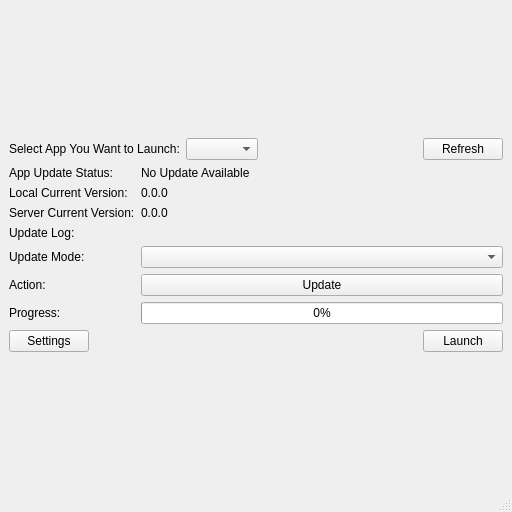
<?xml version="1.0" encoding="UTF-8"?>
<ui version="4.0">
 <class>MainWindow</class>
 <widget class="QMainWindow" name="MainWindow">
  <property name="geometry">
   <rect>
    <x>0</x>
    <y>0</y>
    <width>512</width>
    <height>512</height>
   </rect>
  </property>
  <property name="windowTitle">
   <string>Launcher</string>
  </property>
  <widget class="QWidget" name="centralwidget">
   <layout class="QVBoxLayout" name="verticalLayout_2">
    <item>
     <layout class="QVBoxLayout" name="verticalLayout">
      <item>
       <layout class="QHBoxLayout" name="horizontalLayout_2">
        <item>
         <widget class="QLabel" name="label">
          <property name="text">
           <string>Select App You Want to Launch:</string>
          </property>
         </widget>
        </item>
        <item>
         <widget class="QComboBox" name="AppSelect"/>
        </item>
        <item>
         <spacer name="horizontalSpacer">
          <property name="orientation">
           <enum>Qt::Horizontal</enum>
          </property>
          <property name="sizeHint" stdset="0">
           <size>
            <width>40</width>
            <height>20</height>
           </size>
          </property>
         </spacer>
        </item>
        <item>
         <widget class="QPushButton" name="Refresh">
          <property name="text">
           <string>Refresh</string>
          </property>
         </widget>
        </item>
       </layout>
      </item>
      <item>
       <layout class="QHBoxLayout" name="horizontalLayout">
        <item>
         <layout class="QFormLayout" name="formLayout">
          <item row="0" column="0">
           <widget class="QLabel" name="label_2">
            <property name="text">
             <string>App Update Status:</string>
            </property>
           </widget>
          </item>
          <item row="0" column="1">
           <widget class="QLabel" name="UpdateStatus">
            <property name="text">
             <string>No Update Available</string>
            </property>
           </widget>
          </item>
          <item row="1" column="0">
           <widget class="QLabel" name="label_4">
            <property name="text">
             <string>Local Current Version:</string>
            </property>
           </widget>
          </item>
          <item row="1" column="1">
           <widget class="QLabel" name="LocalCurrentVersion">
            <property name="text">
             <string>0.0.0</string>
            </property>
           </widget>
          </item>
          <item row="2" column="0">
           <widget class="QLabel" name="label_6">
            <property name="text">
             <string>Server Current Version:</string>
            </property>
           </widget>
          </item>
          <item row="2" column="1">
           <widget class="QLabel" name="ServerCurrentVersion">
            <property name="text">
             <string>0.0.0</string>
            </property>
           </widget>
          </item>
          <item row="5" column="0">
           <widget class="QLabel" name="label_9">
            <property name="text">
             <string>Action:</string>
            </property>
           </widget>
          </item>
          <item row="5" column="1">
           <widget class="QPushButton" name="UpdateBtn">
            <property name="text">
             <string>Update</string>
            </property>
           </widget>
          </item>
          <item row="6" column="0">
           <widget class="QLabel" name="label_10">
            <property name="text">
             <string>Progress:</string>
            </property>
           </widget>
          </item>
          <item row="4" column="0">
           <widget class="QLabel" name="label_11">
            <property name="text">
             <string>Update Mode:</string>
            </property>
           </widget>
          </item>
          <item row="4" column="1">
           <widget class="QComboBox" name="UpdateModeSelect"/>
          </item>
          <item row="3" column="0">
           <widget class="QLabel" name="label_12">
            <property name="text">
             <string>Update Log:</string>
            </property>
           </widget>
          </item>
          <item row="3" column="1">
           <widget class="QLabel" name="UpdateLog">
            <property name="text">
             <string/>
            </property>
            <property name="wordWrap">
             <bool>true</bool>
            </property>
           </widget>
          </item>
          <item row="6" column="1">
           <widget class="QProgressBar" name="UpdateProgressBar">
            <property name="minimum">
             <number>0</number>
            </property>
            <property name="value">
             <number>0</number>
            </property>
            <property name="invertedAppearance">
             <bool>false</bool>
            </property>
            <property name="format">
             <string>%p%</string>
            </property>
           </widget>
          </item>
         </layout>
        </item>
        <item>
         <layout class="QVBoxLayout" name="verticalLayout_3"/>
        </item>
       </layout>
      </item>
      <item>
       <layout class="QHBoxLayout" name="horizontalLayout_3">
        <item>
         <widget class="QPushButton" name="SettingsBtn">
          <property name="text">
           <string>Settings</string>
          </property>
         </widget>
        </item>
        <item>
         <spacer name="horizontalSpacer_2">
          <property name="orientation">
           <enum>Qt::Horizontal</enum>
          </property>
          <property name="sizeHint" stdset="0">
           <size>
            <width>40</width>
            <height>20</height>
           </size>
          </property>
         </spacer>
        </item>
        <item>
         <widget class="QPushButton" name="LaunchBtn">
          <property name="sizePolicy">
           <sizepolicy hsizetype="Minimum" vsizetype="Fixed">
            <horstretch>0</horstretch>
            <verstretch>0</verstretch>
           </sizepolicy>
          </property>
          <property name="text">
           <string>Launch</string>
          </property>
         </widget>
        </item>
       </layout>
      </item>
     </layout>
    </item>
   </layout>
  </widget>
  <widget class="QMenuBar" name="menubar">
   <property name="geometry">
    <rect>
     <x>0</x>
     <y>0</y>
     <width>512</width>
     <height>22</height>
    </rect>
   </property>
  </widget>
  <widget class="QStatusBar" name="statusbar"/>
 </widget>
 <resources/>
 <connections/>
</ui>
